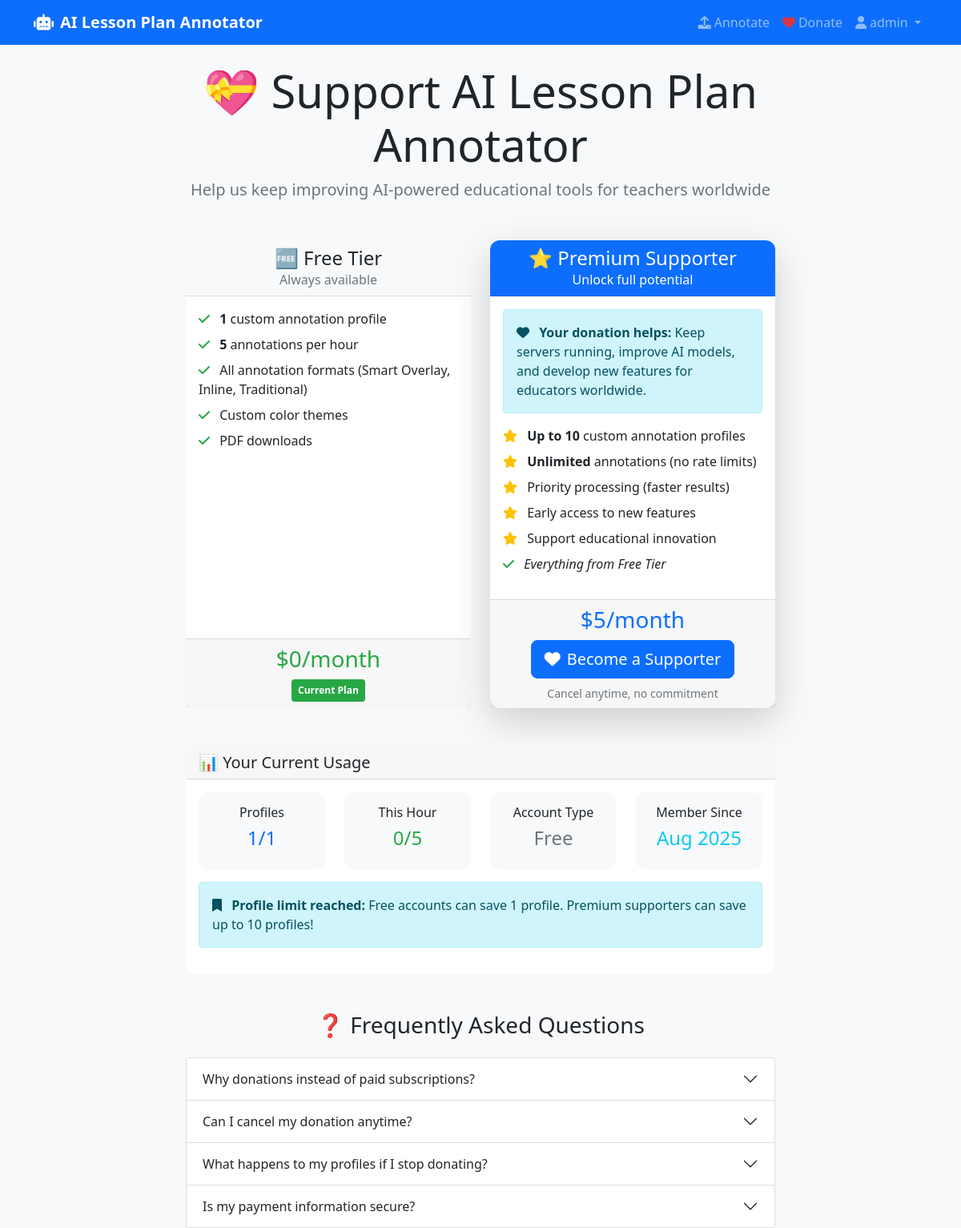
Page /donate (signed in, upper part) on the earlier database version.
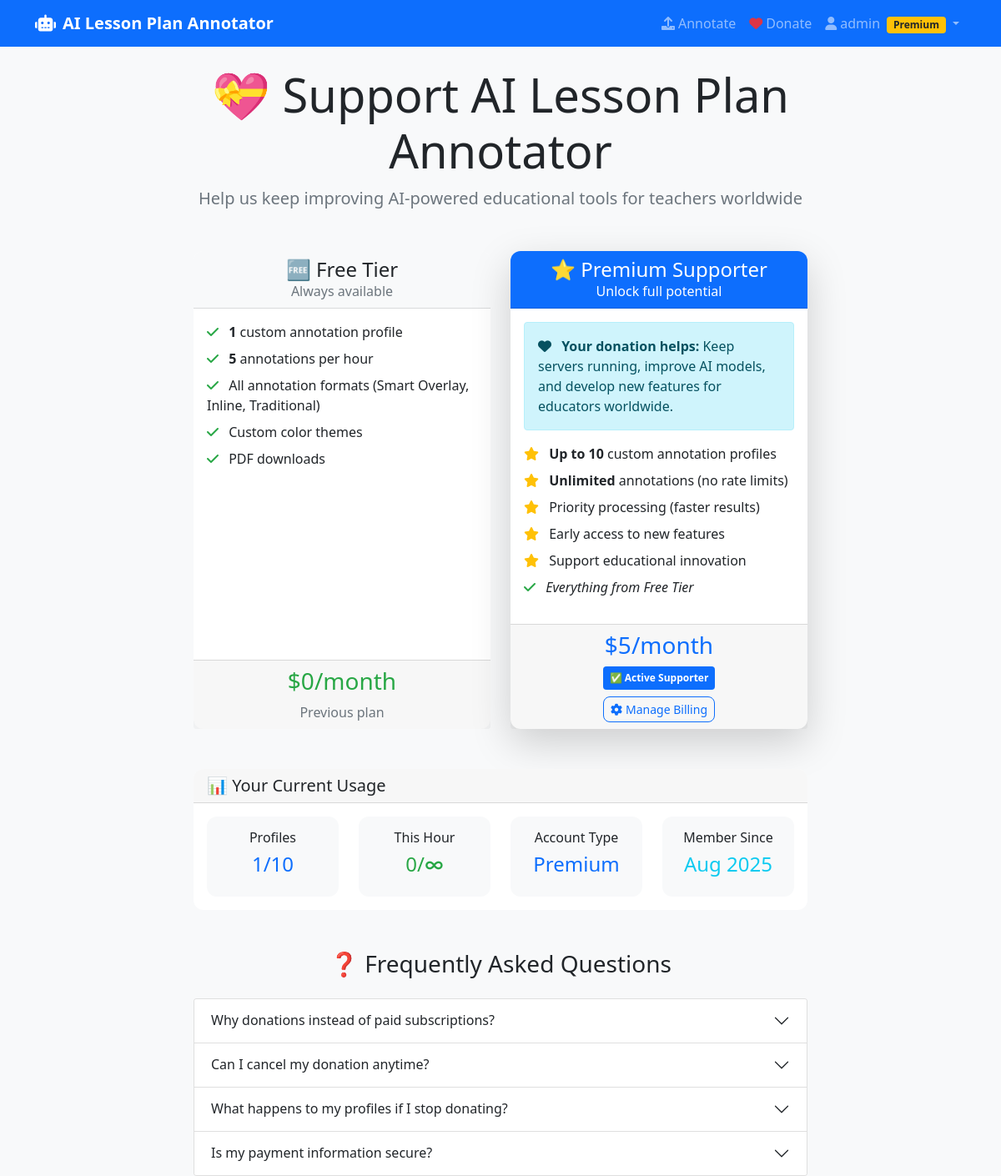
Same page on the later database version.
### models.py (models this page shows, shortened)
class User(UserMixin, db.Model):
    id = db.Column(db.Integer, primary_key=True)
    username = db.Column(db.String(80), unique=True, nullable=False)
    email = db.Column(db.String(120), unique=True, nullable=False)
    password_hash = db.Column(db.String(200), nullable=False)
    created_at = db.Column(db.DateTime, default=datetime.utcnow)
    is_active = db.Column(db.Boolean, default=True)
    stripe_customer_id = db.Column(db.String(100), unique=True)
    subscription_status = db.Column(db.String(20), default='free')  # free, active, past_due, canceled
    subscription_id = db.Column(db.String(100))
    subscription_start = db.Column(db.DateTime)
    subscription_end = db.Column(db.DateTime)
    last_payment = db.Column(db.DateTime)
    annotation_profiles = db.relationship('AnnotationProfile', backref='user', lazy=True, cascade='all, delete-orphan')
    usage_records = db.relationship('UsageRecord', backref='user', lazy=True, cascade='all, delete-orphan')
    def is_premium(self):
        return self.subscription_status == 'active'
    def get_profile_limit(self):
        return 10 if self.is_premium() else 1
    def get_hourly_usage_limit(self):
        return 999999 if self.is_premium() else 5  # Effectively unlimited for premium
    def get_usage_count_last_hour(self):
        one_hour_ago = datetime.utcnow() - timedelta(hours=1)
        return UsageRecord.query.filter(
            UsageRecord.user_id == self.id,
            UsageRecord.created_at >= one_hour_ago
        ).count()
    def can_run_annotation(self):
        if self.is_premium():
            return True
        return self.get_usage_count_last_hour() < self.get_hourly_usage_limit()
    def can_create_profile(self):
        current_count = len(self.annotation_profiles)
        return current_count < self.get_profile_limit()

### app.py (the view)
@app.route('/donate')
def donate():
    return render_template('donate.html', stripe_public_key=get_stripe_public_key())

### app.py (called while the page is built)
@login_manager.user_loader
def load_user(user_id):
    return User.query.get(int(user_id))

### stripe_integration.py (called while the page is built)
def get_stripe_public_key():
    return STRIPE_PUBLISHABLE_KEY

### templates/donate.html (shortened to what the changed rows need)
{% extends "base.html" %}
{% block content %}
<div class="row justify-content-center">
    <div class="col-lg-8">
        <div class="text-center mb-5">
            <h1 class="display-4">💝 Support AI Lesson Plan Annotator</h1>
        </div>
        <div class="row">
            <div class="col-md-6 mb-4">
                <div class="card h-100 border-secondary">
                    <div class="card-footer text-center">
                        <h3 class="text-success">$0/month</h3>
                        {% if not current_user.is_authenticated %}
                        <a href="{{ url_for('register') }}" class="btn btn-outline-success">
                            <i class="fas fa-user-plus me-2"></i>Get Started Free
                        </a>
                        {% elif not current_user.is_premium() %}
                        <span class="badge bg-success p-2">Current Plan</span>
                        {% else %}
                        <span class="text-muted">Previous plan</span>
                        {% endif %}
                    </div>
                </div>
            </div>
            <div class="col-md-6 mb-4">
                <div class="card h-100 border-primary shadow-lg">
                    <div class="card-footer text-center">
                        <h3 class="text-primary">$5/month</h3>
                        {% if current_user.is_authenticated %}
                            {% if current_user.is_premium() %}
                            <span class="badge bg-primary p-2">✅ Active Supporter</span>
                            <div class="mt-2">
                                <a href="{{ url_for('billing_portal') }}" class="btn btn-outline-primary btn-sm">
                                    <i class="fas fa-cog me-1"></i>Manage Billing
                                </a>
                            </div>
                            {% else %}
                            <form action="{{ url_for('create_checkout_session') }}" method="POST">
                                <button type="submit" class="btn btn-primary btn-lg">
                                    <i class="fas fa-heart me-2"></i>Become a Supporter
                                </button>
                            </form>
                            <small class="text-muted mt-2 d-block">Cancel anytime, no commitment</small>
                            {% endif %}
                        {% else %}
                        <a href="{{ url_for('login') }}" class="btn btn-primary btn-lg">
                            <i class="fas fa-sign-in-alt me-2"></i>Sign In to Donate
                        </a>
                        {% endif %}
                    </div>
                </div>
            </div>
        </div>
        {% if current_user.is_authenticated %}
        <div class="card mt-4">
            <div class="card-header">
                <h5 class="mb-0">📊 Your Current Usage</h5>
            </div>
            <div class="card-body">
                <div class="row text-center">
                    <div class="col-md-3">
                        <div class="card bg-light">
                            <div class="card-body">
                                <h6 class="card-title">Profiles</h6>
                                <h4 class="text-primary">{{ current_user.annotation_profiles|length }}/{{ current_user.get_profile_limit() }}</h4>
                            </div>
                        </div>
                    </div>
                    <div class="col-md-3">
                        <div class="card bg-light">
                            <div class="card-body">
                                <h6 class="card-title">This Hour</h6>
                                <h4 class="{% if current_user.get_usage_count_last_hour() >= current_user.get_hourly_usage_limit() %}text-danger{% else %}text-success{% endif %}">
                                    {{ current_user.get_usage_count_last_hour() }}/{{ current_user.get_hourly_usage_limit() if not current_user.is_premium() else '∞' }}
                                </h4>
                            </div>
                        </div>
                    </div>
                    <div class="col-md-3">
                        <div class="card bg-light">
                            <div class="card-body">
                                <h6 class="card-title">Account Type</h6>
                                <h4 class="{% if current_user.is_premium() %}text-primary{% else %}text-secondary{% endif %}">
                                    {% if current_user.is_premium() %}Premium{% else %}Free{% endif %}
                                </h4>
                            </div>
                        </div>
                    </div>
                    <div class="col-md-3">
                        <div class="card bg-light">
                            <div class="card-body">
                                <h6 class="card-title">Member Since</h6>
                                <h4 class="text-info">{{ current_user.created_at.strftime('%b %Y') }}</h4>
                            </div>
                        </div>
                    </div>
                </div>
                {% if not current_user.can_create_profile() %}
                <div class="alert alert-info mt-3">
                    <i class="fas fa-bookmark me-2"></i>
                    <strong>Profile limit reached:</strong> Free accounts can save 1 profile.
                    Premium supporters can save up to 10 profiles!
                </div>
                {% endif %}
            </div>
        </div>
        {% endif %}
        <div class="mt-5">
            <div class="accordion" id="donationFAQ">
                <div class="accordion-item">
                    <h2 class="accordion-header">
                        <button class="accordion-button collapsed" type="button" data-bs-toggle="collapse" data-bs-target="#faq1">
                            Why donations instead of paid subscriptions?
                        </button>
                    </h2>
                </div>
                <div class="accordion-item">
                    <h2 class="accordion-header">
                        <button class="accordion-button collapsed" type="button" data-bs-toggle="collapse" data-bs-target="#faq2">
                            Can I cancel my donation anytime?
                        </button>
                    </h2>
                </div>
                <div class="accordion-item">
                    <h2 class="accordion-header">
                        <button class="accordion-button collapsed" type="button" data-bs-toggle="collapse" data-bs-target="#faq3">
                            What happens to my profiles if I stop donating?
                        </button>
                    </h2>
                </div>
                <div class="accordion-item">
                    <h2 class="accordion-header">
                        <button class="accordion-button collapsed" type="button" data-bs-toggle="collapse" data-bs-target="#faq4">
                            Is my payment information secure?
                        </button>
                    </h2>
                </div>
            </div>
        </div>
</div>
{% endblock %}

### templates/base.html (shortened to what this page needs)
<!DOCTYPE html>
<html lang="en">
<head>
    <link href="https://cdn.jsdelivr.net/npm/bootstrap@5.1.3/dist/css/bootstrap.min.css" rel="stylesheet">
    <link href="https://cdnjs.cloudflare.com/ajax/libs/font-awesome/6.0.0/css/all.min.css" rel="stylesheet">
    <link href="{{ url_for('static', filename='css/style.css') }}" rel="stylesheet">
</head>
<body>
    <nav class="navbar navbar-expand-lg navbar-dark bg-primary">
        <div class="container">
            <a class="navbar-brand" href="{{ url_for('index') }}">
                <i class="fas fa-robot me-2"></i>AI Lesson Plan Annotator
            </a>
            <div class="collapse navbar-collapse" id="navbarNav">
                <ul class="navbar-nav ms-auto">
                    {% if current_user.is_authenticated %}
                    <li class="nav-item">
                        <a class="nav-link" href="{{ url_for('index') }}">
                            <i class="fas fa-upload me-1"></i>Annotate
                        </a>
                    </li>
                    {% endif %}
                    <li class="nav-item">
                        <a class="nav-link" href="{{ url_for('donate') }}">
                            <i class="fas fa-heart me-1 text-danger"></i>Donate
                        </a>
                    </li>
                    {% if current_user.is_authenticated %}
                    <li class="nav-item dropdown">
                        <a class="nav-link dropdown-toggle" href="#" id="navbarDropdown" role="button" data-bs-toggle="dropdown">
                            <i class="fas fa-user me-1"></i>{{ current_user.username }}
                            {% if current_user.is_premium() %}
                            <span class="badge bg-warning text-dark ms-1">Premium</span>
                            {% endif %}
                        </a>
                    </li>
                    {% endif %}
                </ul>
            </div>
        </div>
    </nav>
    <main class="container mt-4">
        {% block content %}{% endblock %}
    </main>
</body>
</html>

Differences in the rows shown:
changed User "admin": get_profile_limit "1" → "10"; subscription_status "5" → "∞"
Other differences:
text no longer shown: "Current Plan Become a Supporter Cancel anytime, no commitment Free Profile limit reached: Free accounts can save 1 profile. Premium supporters can save up to 10 profiles!"
text now shown: "Premium Previous plan ✅ Active Supporter Manage Billing Premium"
